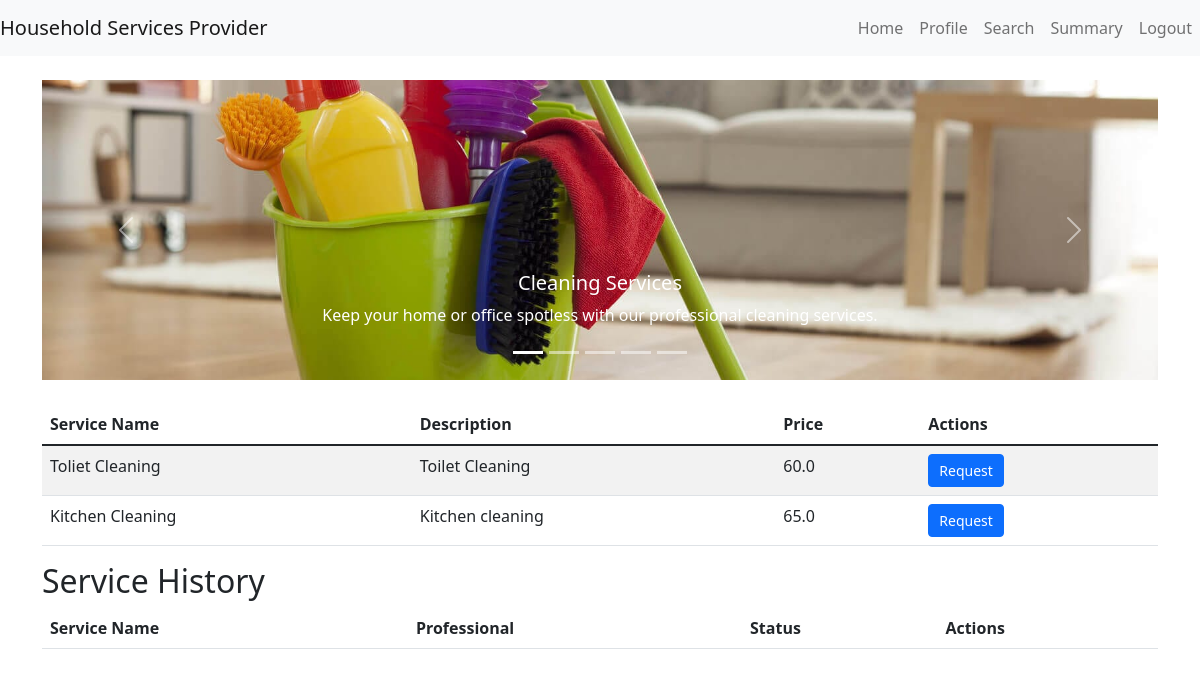
Page /customer/dashboard?service_type=cleaning (signed in) on the committed database.
### models.py (models this page shows, shortened)
class Service(db.Model):
    __tablename__ = 'services'
    id = db.Column(db.Integer, primary_key=True)
    name = db.Column(db.String(100), nullable=False)
    price = db.Column(db.Float, nullable=False)
    description = db.Column(db.String(200))
    service_type = db.Column(db.String(50))

### app.py (the view)
@app.route('/customer/dashboard', methods=['GET', 'POST'])
def customer_dashboard():
    if 'user_id' in session:
        if request.args.get("service_type"):
            services = Service.query.filter_by(service_type=request.args.get("service_type")).all()
        else:
            services = []
        service_requests = ServiceRequest.query.filter_by(customer_id=session['user_id']).all()
        professional_profile = ProfessionalProfile.query.all()
        service_dict = {}  # Define service_dict here
        prof_dict = {}  # Define user_dict here
        for professional in professional_profile:
            prof_dict[professional.user_id] = professional
        for service in Service.query.all():
            service_dict[service.id] = service
        return render_template('customer_dashboard.html', services=services, service_requests=service_requests,prof_dict=prof_dict,service_dict=service_dict)
    return redirect(url_for('login'))

### app.py (called while the page is built)
@app.before_request
def create_tables():
    global first_request
    if first_request:
        db.create_all()
        first_request = False

### templates/customer_dashboard.html (shortened to what this page needs)
{% extends "base.html" %}
{% block content %}
<div id="serviceCarousel" class="carousel slide" data-bs-ride="carousel">
    <div class="carousel-indicators">
        <button type="button" data-bs-target="#serviceCarousel" data-bs-slide-to="0" class="active" aria-current="true"></button>
        <button type="button" data-bs-target="#serviceCarousel" data-bs-slide-to="1"></button>
        <button type="button" data-bs-target="#serviceCarousel" data-bs-slide-to="2"></button>
        <button type="button" data-bs-target="#serviceCarousel" data-bs-slide-to="3"></button>
        <button type="button" data-bs-target="#serviceCarousel" data-bs-slide-to="4"></button>
    </div>
    <div class="carousel-inner">
        <div class="carousel-item active">
            <img src="{{ url_for('static', filename='images/cleaning.jpg') }}" class="d-block w-100" alt="Cleaning Services">
            <div class="carousel-caption d-none d-md-block">
                <a href="{{ url_for('customer_dashboard', service_type='cleaning') }}" class="btn">
                <h5>Cleaning Services</h5>
                <p>Keep your home or office spotless with our professional cleaning services.</p>
                </a>
            </div>
        </div>
    </div>
    <button class="carousel-control-prev" type="button" data-bs-target="#serviceCarousel" data-bs-slide="prev">
        <span class="carousel-control-prev-icon" aria-hidden="true"></span>
    </button>
    <button class="carousel-control-next" type="button" data-bs-target="#serviceCarousel" data-bs-slide="next">
        <span class="carousel-control-next-icon" aria-hidden="true"></span>
    </button>
</div>
<table class="table table-striped mt-4">
    <thead>
        <tr>
            <th>Service Name</th>
            <th>Description</th>
            <th>Price</th>
            <th>Actions</th>
        </tr>
    </thead>
    <tbody>
        {% for service in services %}
        <tr>
            <td>{{ service.name }}</td>
            <td>{{ service.description }}</td>
            <td>{{ service.price }}</td>
            <td>
                <a href="/customer/create_service_request/{{ service.id }}" class="btn btn-primary">Request</a>
            </td>
        </tr>
        {% endfor %}
    </tbody>
</table>
<h2>Service History</h2>
<table class="table table-striped">
    <thead>
        <tr>
            <th>Service Name</th>
            <th>Professional</th>
            <th>Status</th>
            <th>Actions</th>
        </tr>
    </thead>
</table>
{% endblock %}

### static/styles/styles.css (style rules this page uses)
.btn-primary { padding: 5px 10px; font-size: 14px; }
.carousel-item img { height: 300px; object-fit: cover; }
.carousel-caption { background-color: transparent; padding: 10px; }
.carousel-caption h5, .carousel-caption p, .carousel-caption a { color: #fff; }

### rows in the picture
Service: name "Toliet Cleaning", description "Toilet Cleaning", price "60.0"
Service: name "Kitchen Cleaning", description "Kitchen cleaning", price "65.0"
